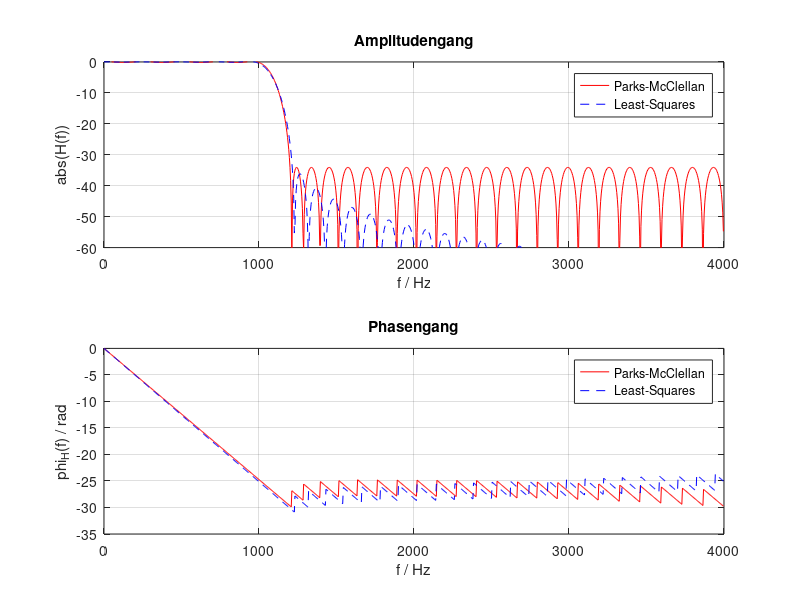

Source code (MATLAB):
fs = 8000;

N = 63;

F = [0 1000 1200 4000]/(fs/2);

A = [1 1 0 0];

beq = firpm(N,F,A); 
bls = firls(N,F,A);

[Heq,f] = freqz(beq,1,1000,fs); [Hls,f] = freqz(bls,1,1000,fs);

subplot(2,1,1);

plot(f,20*log10(abs(Heq)),'-r',f,20*log10(abs(Hls)),'--b'); grid;
title("Amplitudengang")

xlabel('f / Hz'); ylabel('abs(H(f))'); legend('Parks-McClellan','Least-Squares'); axis([0 fs/2 -60 0]);

subplot(2,1,2);

plot(f,unwrap(angle(Heq)),'-r',f,unwrap(angle(Hls)),'--b'); grid;
title("Phasengang")

xlabel('f / Hz'); ylabel('phi_H(f) / rad'); legend('Parks-McClellan','Least-Squares');